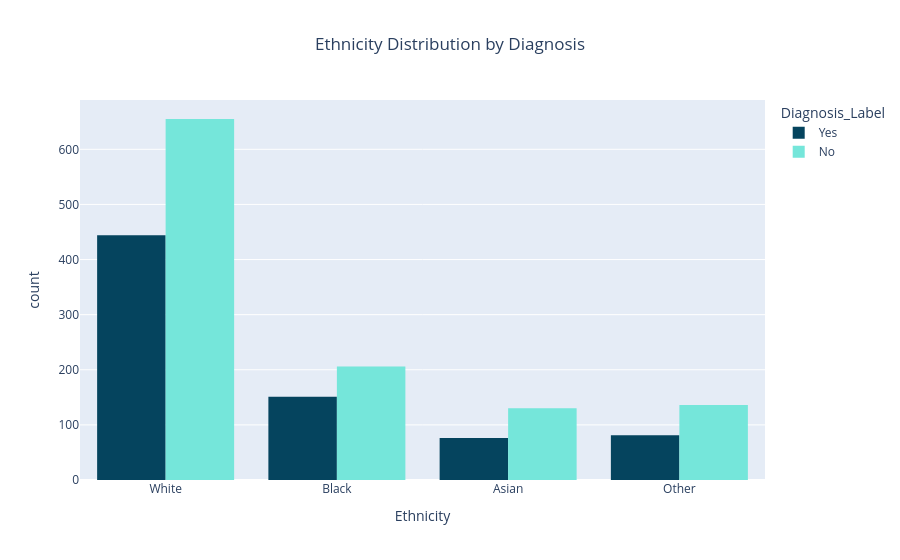

This figure's notebook cell:
### Code cell
df['Ethnicity_Label'] = df['Ethnicity'].map({0: 'White', 1: 'Black', 2: 'Asian', 3: 'Other'})

fig = px.histogram(
    data_frame=df,
    x='Ethnicity_Label',
    color='Diagnosis_Label',
    barmode='group',
    color_discrete_sequence=['#05445E', '#75E6DA'],
    title='Ethnicity Distribution by Diagnosis',
    category_orders={'Ethnicity_Label': ['White', 'Black', 'Asian', 'Other']}
)

fig.update_layout(title_x=0.5, xaxis_title='Ethnicity')
fig.write_image('plots/ethnicity_by_diagnosis.png')
fig.show()

### Figure 1 — Plotly figure (JSON) as saved in the notebook; plotly's stock layout.template omitted (floating-point values rounded to 4 significant figures; data arrays with more than 128 entries replaced by an {"elided": "..."} marker saying what was removed)
{"data": [{"alignmentgroup": "True", "bingroup": "x", "hovertemplate": "Diagnosis_Label=Yes<br>Ethnicity_Label=%{x}<br>count=%{y}<extra></extra>", "legendgroup": "Yes", "marker": {"color": "#05445E", "pattern": {"shape": ""}}, "name": "Yes", "offsetgroup": "Yes", "orientation": "v", "showlegend": true, "type": "histogram", "x": {"elided": "752 str values"}, "xaxis": "x", "yaxis": "y"}, {"alignmentgroup": "True", "bingroup": "x", "hovertemplate": "Diagnosis_Label=No<br>Ethnicity_Label=%{x}<br>count=%{y}<extra></extra>", "legendgroup": "No", "marker": {"color": "#75E6DA", "pattern": {"shape": ""}}, "name": "No", "offsetgroup": "No", "orientation": "v", "showlegend": true, "type": "histogram", "x": {"elided": "1127 str values"}, "xaxis": "x", "yaxis": "y"}], "layout": {"barmode": "group", "legend": {"title": {"text": "Diagnosis_Label"}, "tracegroupgap": 0}, "title": {"text": "Ethnicity Distribution by Diagnosis", "x": 0.5}, "xaxis": {"anchor": "y", "categoryarray": ["White", "Black", "Asian", "Other"], "categoryorder": "array", "domain": [0, 1], "title": {"text": "Ethnicity"}}, "yaxis": {"anchor": "x", "domain": [0, 1], "title": {"text": "count"}}}}
